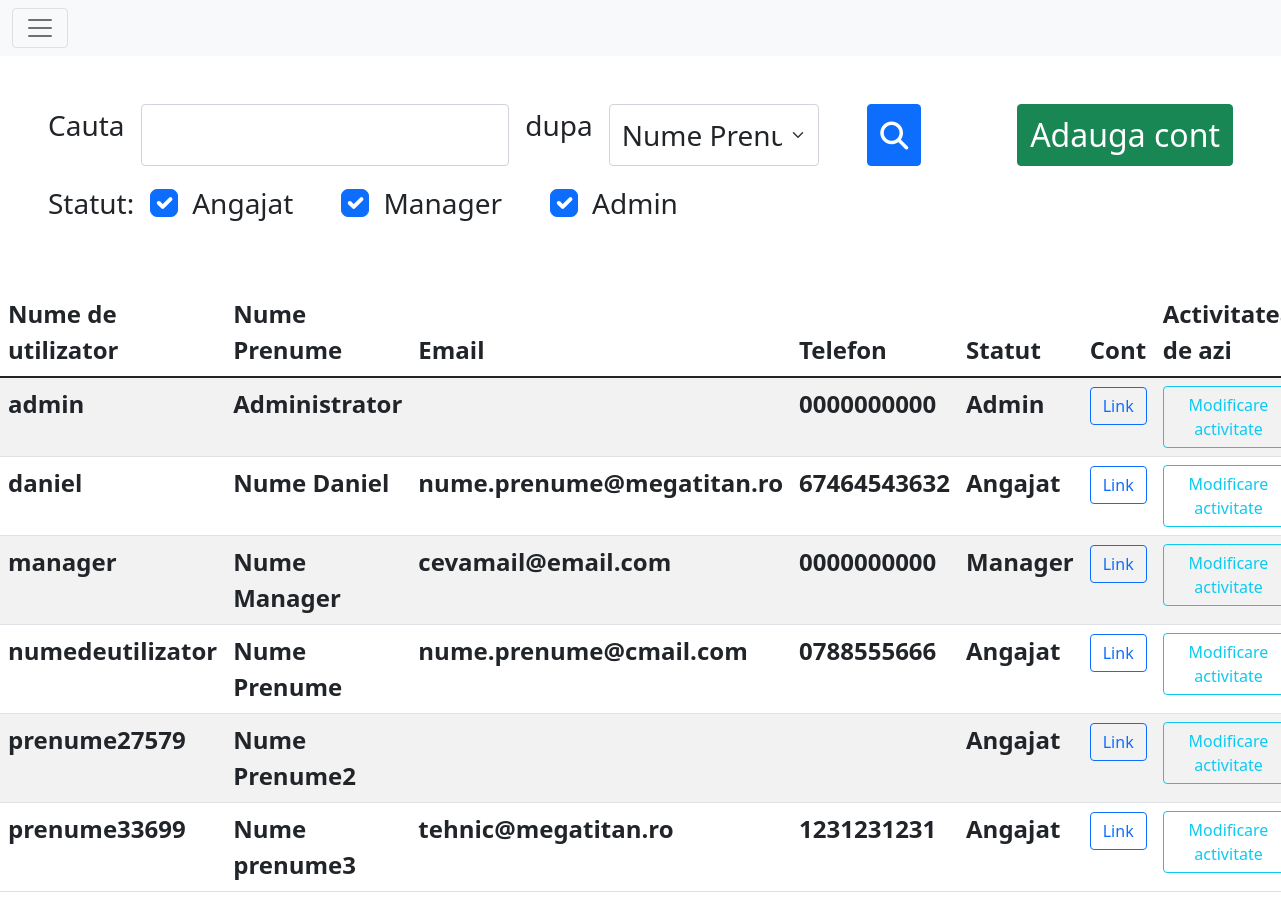
Before: /cont/users (signed in) with the older database file.
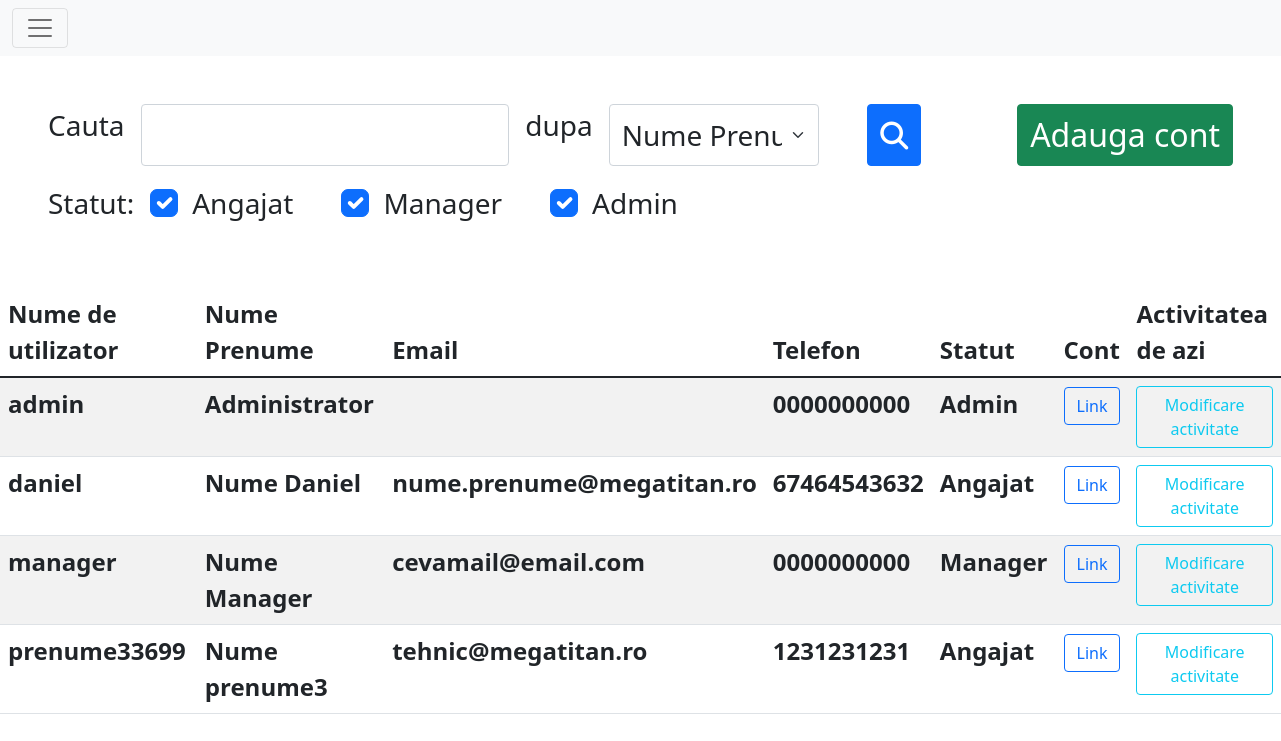
After: the same page with the newer database file.
### main/models.py (models this page shows, shortened)
class User(AbstractUser):
    nume = models.CharField(blank=False, max_length=50, default="Angajat")
    email = models.EmailField(blank=True, null=False)
    telefon = models.CharField(blank=True, null=False, default='', max_length=15)
    role = models.CharField(blank=False, default="Angajat", max_length=20)
    class Meta:
        verbose_name='Utilizator'
        verbose_name_plural='Utilizatori'

### main/views.py (the view, shortened to what this page needs)
# urls.py: path("cont/users", login_required(views.Utilizatori.as_view()), name="utilizatori"),
@method_decorator(login_required, name='dispatch')
class Utilizatori(TemplateView):
    template_name = 'users.html'
    def get(self, request, *args, **kwargs):
        if request.user.role in ("Manager", "Admin"):
            try:
                searchtext = request.GET['search']
            except:
                searchtext = ""
            try:
                crit = request.GET['crit']
            except:
                crit = "nume"
            context = {'ch1': True, 'ch2': True, 'ch3': True, 'now': utils.getTime(), 'stext': searchtext}
            asocs = {"ch1": "angajat", "ch2": "manager", "ch3": "admin", }
            roluri = []
            isnothing = searchtext.__len__() == 0
            for i in range(1, 4):
                ch = f"ch{i}"
                if asocs[ch] not in request.GET:
                    context[ch] = False
                isnothing = isnothing and not context[ch]
                if context[ch] == True:
                    roluri.append(asocs[ch][0].capitalize() + asocs[ch][1:])
            if isnothing:
                users = models.User.objects.all().order_by('nume')
            context.update(users=users, isnothing=isnothing, crit=crit)
            return render(request, "users.html", context)
        else:
            messages.success(request, ("Nu sunteti autorizat sa vizualizati alte conturi!"))
            return HttpResponseRedirect(request.META.get('HTTP_REFERER', '/'))

### main/templatetags/mytags.py (called while the page is built, shortened)
@register.filter(name='role_at_least')
def role_at_least(user, name):
    priorit = {
        "Angajat": 1,
        "Viewer": 2,
        "Manager": 3,
        "Admin": 4,
    }
    if not user.is_authenticated:
        return False
    if name in priorit.keys():
        return priorit[user.role] >= priorit[name]
    return False

@register.filter(name='ftime')
def ftime(datetimegiven: datetime.datetime, tip: str) -> str:
    if datetimegiven is None or str(datetimegiven).__len__() == 0: return "-"
    datetimegiven = utils.getTime(datetimegiven)
    if tip == "time": return datetimegiven.strftime("%H:%M")
    if tip == "date": return datetimegiven.strftime("%d.%m.%Y")

### main/utils.py (called while the page is built)
def getTime(info = None):
    now = None
    if info is None: now = utils.timezone.now()
    elif isinstance(info, models.Info): now = info.datetime
    elif isinstance(info, datetime.datetime): now = info
    settings_time_zone = pytz.timezone(settings.TIME_ZONE)
    now = now.astimezone(settings_time_zone)
    return now

### templates/users.html (shortened to what this page needs)
{% extends 'base.html' %}
{% block content %}
{% load mytags %}
<div class="w-100 h-100 my-5">
    <form method="get">
        <div class="d-flex flex-row fs-3 mt-5 mx-5 mb-3">
            <p class="me-3 form-label">Cauta</p>
            <input type="search" class="form-control fs-2" name="search" value="{{ stext }}">
            <p class="me-3 form-label ms-3">dupa</p>
            <select class="form-select flex-shrink-1 fs-3 me-5 w-50" aria-label="Default select example" name="crit" required>
              <option {% if crit == "nume" %}selected{% endif %} value="nume">Nume Prenume</option>
            </select>
            <button type="submit" class="btn btn-square-md btn-primary me-5 fs-3"><i class="fa-solid fa-magnifying-glass"></i></button>
            <a href="{% url 'adduser' %}" class="btn btn-square-md btn-success ms-5 fs-2 text-nowrap">Adauga cont</a>
        </div>
        <div class="d-flex flex-row fs-3 mx-5 mb-5 w-75">
            <p class="me-3">Statut:</p>
            <div class="form-check form-check-inline me-5">
              <input class="form-check-input" type="checkbox" checked value="1" id="ch1" name="angajat">
              <label class="form-check-label" for="ch1">
                Angajat
              </label>
            </div>
            <div class="form-check form-check-inline me-5">
              <input class="form-check-input" type="checkbox" checked value="1" id="ch2" name="manager">
              <label class="form-check-label" for="ch2">
                Manager
              </label>
            </div>
            <div class="form-check form-check-inline me-5">
              <input class="form-check-input" type="checkbox" checked value="1" id="ch3" name="admin">
              <label class="form-check-label" for="ch3">
                Admin
              </label>
            </div>
        </div>
    </form>
    <table class="table table-striped table-hover fs-4">
        <thead class="">
            <tr>
                <th> Nume de utilizator </th>
                <th> Nume Prenume </th>
                <th> Email </th>
                <th> Telefon </th>
                <th> Statut </th>
                <th> Cont </th>
                <th> Activitatea de azi </th>
            </tr>
        </thead>
        <tbody>
            {% for user in users %}
            <tr>
                <th> {{ user.username }}</th>
                <th> {{ user.nume }}</th>
                <th> {{ user.email }}</th>
                <th> {{ user.telefon }}</th>
                <th> {{ user.role }}</th>
                <th> <a class="btn btn-outline-primary" href="{% url 'detaliiuser' username=user.username %}">Link</a></th>
                <th> <a href="{% url 'actUserFromPath' datein=now|ftime:"date" dateout=now|ftime:"date" username=user.username%}" class="btn btn-outline-info">Modificare activitate</a> </th>
            </tr>
            {% endfor %}
        </tbody>
    </table>
</div>
{% endblock%}

Changed rows visible on the page:
removed User: username "numedeutilizator", nume "Nume Prenume", email "nume.prenume@cmail.com", telefon "0788555666", role "Angajat"
removed User: username "prenume27579", nume "Nume Prenume2", role "Angajat"
